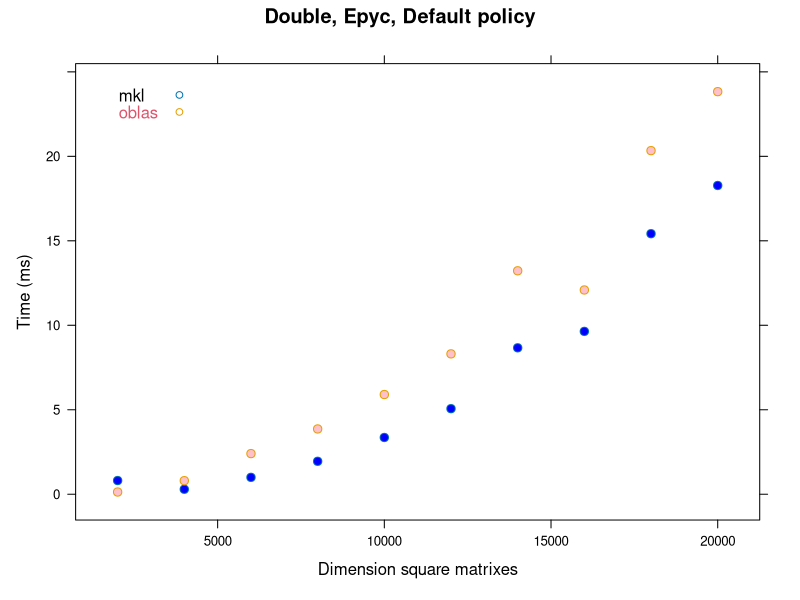
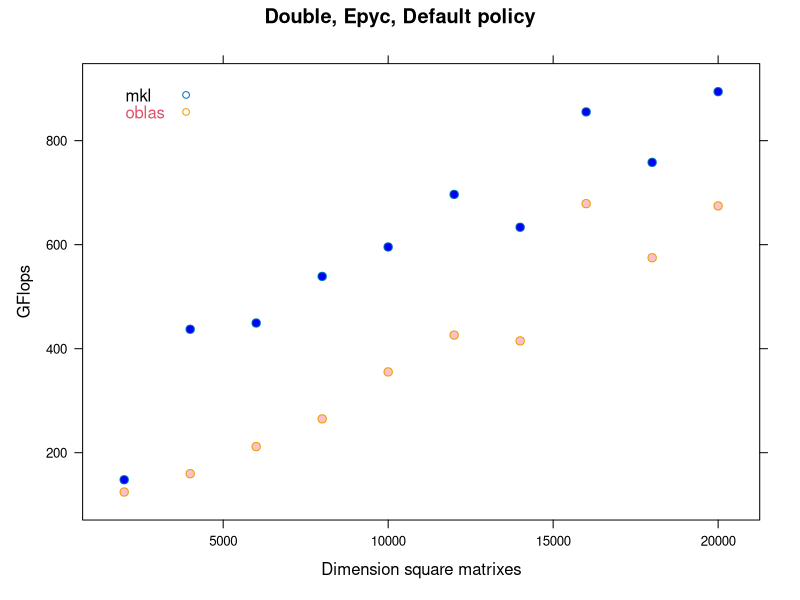

Reproduce these figures in R, in order.
library(dplyr)
library(lattice)
setwd("~/Desktop/Units/HPC/ex2/HPC_ex2")

df1=read.csv("2_double_mkl_EPYC.csv", header = FALSE)
colnames(df1) <-c('type_data', 'time', 'dimension', 'GFlops')
N<-10
t1=c()
f1=c()
x= seq(from=2000, to= 20000, by=2000)
for (i in 1:N){ 
  auxdf<-dplyr::filter(df1, dimension==2000*i)
  t1[i]<-mean(auxdf$time)
  f1[i]<-mean(auxdf$GFlops)
}

df2=read.csv("2_double_oblas_EPYC.csv", header = FALSE)
colnames(df2) <-c('type_data', 'time', 'dimension', 'GFlops')
N<-10
t2=c()
f2=c()
x= seq(from=2000, to= 20000, by=2000)
for (i in 1:N){ 
  auxdf<-dplyr::filter(df2, dimension==2000*i)
  t2[i]<-mean(auxdf$time)
  f2[i]<-mean(auxdf$GFlops)
}

xyplot(t1+t2~x,main="Double, Epyc, Default policy" ,
       pch = 21 ,fill = c("blue", "pink"), cex = 1 ,
       xlab="Dimension square matrixes", ylab="Time (ms)",
       auto.key=list(x=0.05, y=0.95, text=c("mkl","oblas"),
                     points=TRUE, col=c(1,2)))
xyplot(f1+f2~x,main="Double, Epyc, Default policy" ,pch = 21 ,
       fill = c("blue", "pink"), cex = 1 ,
       xlab="Dimension square matrixes", ylab="GFlops",
       auto.key=list(x=0.05,y=0.95, text=c("mkl","oblas"),
                     points=TRUE, col=c(1,2)))
